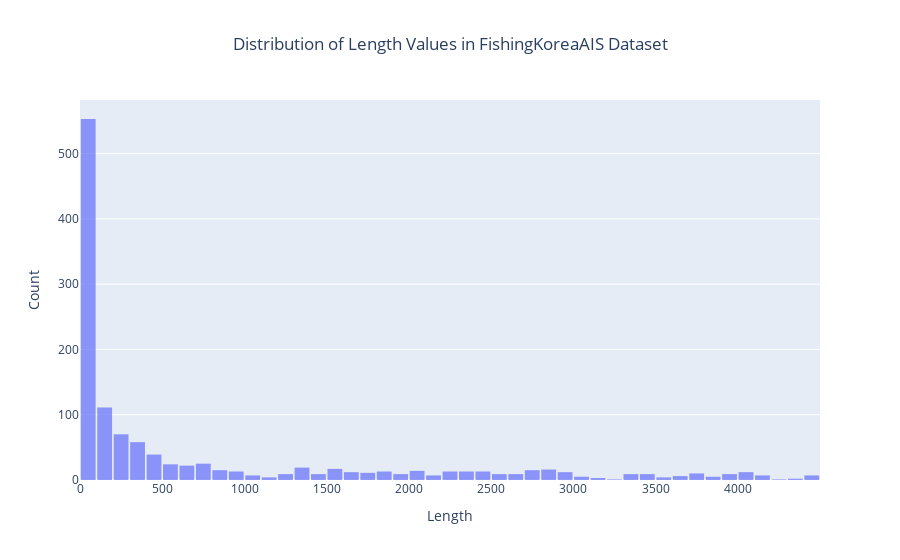

Notebook cell for this chart:
### Code cell
fig = px.histogram(df, # [df["Length"] > 500] 
                   x='Length', 
                   nbins=50,
                   title='Distribution of Length Values in FishingKoreaAIS Dataset',
                   labels={'Length': 'Length Value', 'count': 'Frequency'},
                   opacity=0.7)

# Customize layout
fig.update_layout(
    bargap=0.1,
    xaxis_title="Length",
    yaxis_title="Count",
    title_x=0.5,
    font=dict(size=12)
)

# Show the plot
fig.show()

### Figure 1 — Plotly figure (JSON) as saved in the notebook; plotly's stock layout.template omitted (floating-point values rounded to 4 significant figures; data arrays with more than 128 entries replaced by an {"elided": "..."} marker saying what was removed)
{"data": [{"alignmentgroup": "True", "bingroup": "x", "hovertemplate": "Length Value=%{x}<br>count=%{y}<extra></extra>", "legendgroup": "", "marker": {"color": "#636efa", "opacity": 0.7, "pattern": {"shape": ""}}, "name": "", "nbinsx": 50, "offsetgroup": "", "orientation": "v", "showlegend": false, "type": "histogram", "x": {"elided": "1251 int values"}, "xaxis": "x", "yaxis": "y"}], "layout": {"bargap": 0.1, "barmode": "relative", "font": {"size": 12}, "legend": {"tracegroupgap": 0}, "title": {"text": "Distribution of Length Values in FishingKoreaAIS Dataset", "x": 0.5}, "xaxis": {"anchor": "y", "domain": [0, 1], "title": {"text": "Length"}}, "yaxis": {"anchor": "x", "domain": [0, 1], "title": {"text": "Count"}}}}
